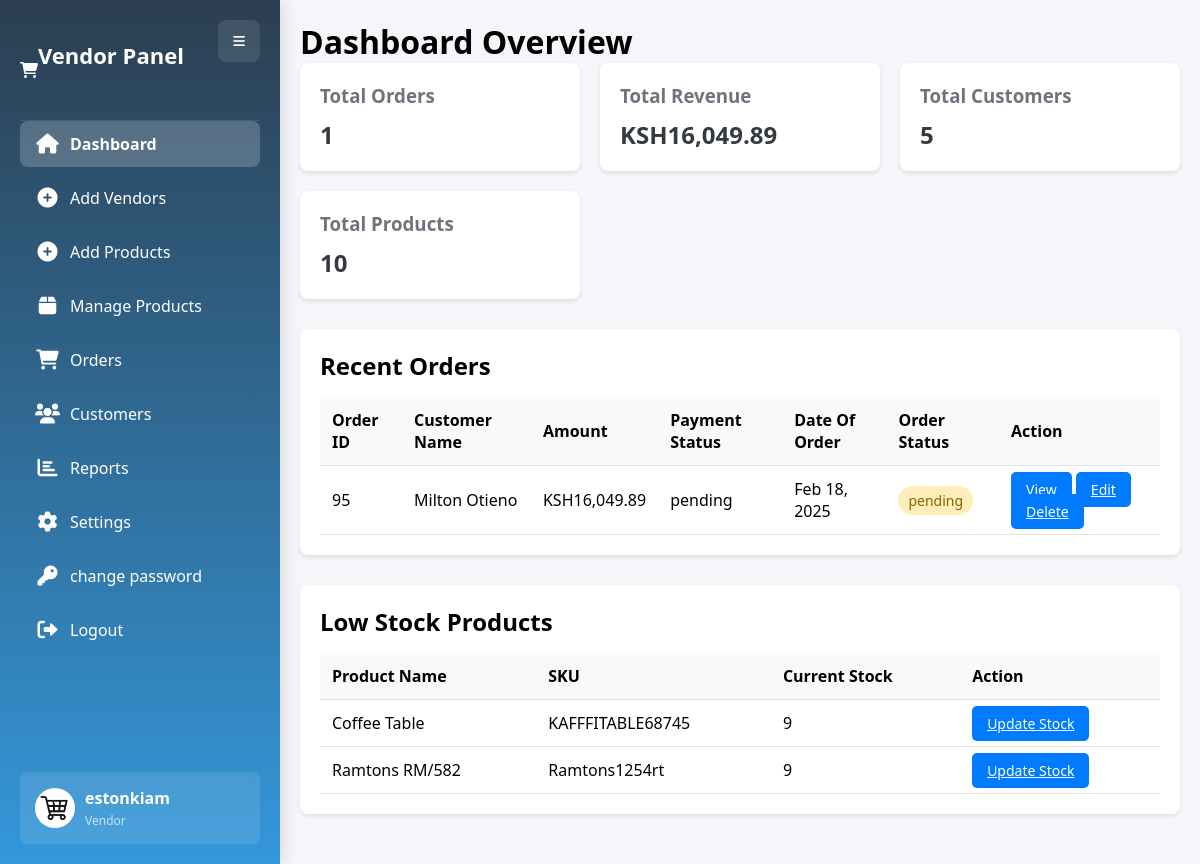
/admin/dashboard.php (signed in), run on an earlier commit of the app's database.
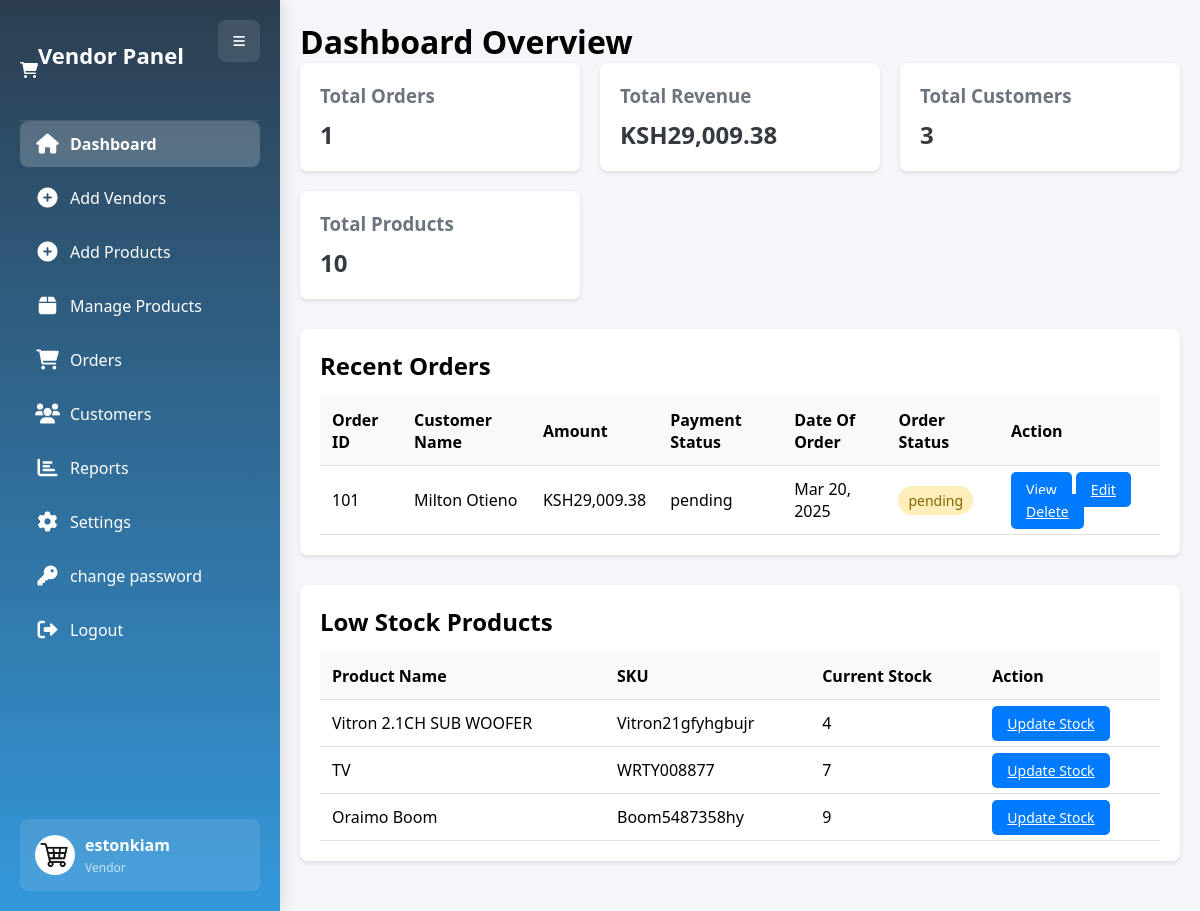
And on a later commit of the database.
### tables this page shows
CREATE TABLE `orders` (
  `id` int(11) NOT NULL,
  `customer_id` int(11) NOT NULL,
  `total_amount` decimal(10,2) NOT NULL DEFAULT 0.00,
  `shipping_address` varchar(255) NOT NULL,
  `city` varchar(100) NOT NULL,
  `phone` varchar(20) NOT NULL,
  `payment_method` enum('mpesa','card','cash') NOT NULL,
  `payment_status` enum('pending','paid','failed') DEFAULT 'pending',
  `status` enum('pending','processing','shipped','delivered','cancelled') DEFAULT 'pending',
  `transaction_id` varchar(100) DEFAULT NULL,
  `created_at` timestamp NOT NULL DEFAULT current_timestamp(),
  `updated_at` timestamp NOT NULL DEFAULT current_timestamp() ON UPDATE current_timestamp(),
  `product_details` text DEFAULT NULL
);

CREATE TABLE `products` (
  `id` int(11) NOT NULL,
  `name` varchar(255) NOT NULL,
  `sku` varchar(50) NOT NULL,
  `category` enum('Official Stores','Phones & Tablets','TVs & Audio','Appliances','Health & Beauty','Home & Office','Fashion','Computing','Supermarket','Baby Products','Sporting Goods') NOT NULL,
  `description` text NOT NULL,
  `price` decimal(10,2) NOT NULL,
  `image` varchar(255) NOT NULL,
  `stock_quantity` int(11) DEFAULT 0,
  `status` enum('active','inactive') DEFAULT 'active',
  `created_at` timestamp NOT NULL DEFAULT current_timestamp(),
  `updated_at` timestamp NOT NULL DEFAULT current_timestamp() ON UPDATE current_timestamp(),
  `percentage_discount` decimal(5,2) DEFAULT 0.00,
  `discounted_price` decimal(10,2) GENERATED ALWAYS AS (`price` - `price` * `percentage_discount` / 100) STORED
);

### admin/dashboard.php (the view, shortened to what this page needs)
<?php
require 'include/db_connection.php';
$total_orders = $conn->query("SELECT COUNT(*) as count FROM orders")->fetch_assoc()['count'];
$total_revenue = $conn->query("SELECT SUM(total_amount) as sum FROM orders")->fetch_assoc()['sum'];
$total_customers = $conn->query("SELECT COUNT(*) as count FROM customers")->fetch_assoc()['count'];
$total_products = $conn->query("SELECT COUNT(*) as count FROM products")->fetch_assoc()['count'];
$recent_orders = $conn->query("
    SELECT
        o.*,
        CONCAT(c.first_name, ' ', c.last_name) AS customer_name
    FROM orders o
    JOIN customers c ON o.customer_id = c.customer_id
    ORDER BY o.created_at DESC
    LIMIT 5
");
$low_stock_products = $conn->query("
    SELECT * FROM products
    WHERE stock_quantity < 10
    ORDER BY stock_quantity ASC
");
?>
<!DOCTYPE html>
<html lang="en">
<head>
    <link href="https://cdnjs.cloudflare.com/ajax/libs/font-awesome/6.0.0/css/all.min.css" rel="stylesheet">
    <link rel="stylesheet" href="assets/css/admindash.css">
</head>
<body>
<?php include('include/sidebar.php'); ?>
        <div class="main-content">
            <h1>Dashboard Overview</h1>
            <div class="stats-grid">
                <div class="stat-card">
                    <h3>Total Orders</h3>
                    <div class="value"><?php echo $total_orders; ?></div>
                </div>
                <div class="stat-card">
                    <h3>Total Revenue</h3>
                    <div class="value">KSH<?php echo number_format($total_revenue, 2); ?></div>
                </div>
                <div class="stat-card">
                    <h3>Total Customers</h3>
                    <div class="value"><?php echo $total_customers; ?></div>
                </div>
                <div class="stat-card">
                    <h3>Total Products</h3>
                    <div class="value"><?php echo $total_products; ?></div>
                </div>
            </div>
            <div class="recent-orders">
                <h2>Recent Orders</h2>
                <table>
                    <thead>
                        <tr>
                            <th>Order ID</th>
                            <th>Customer Name</th>
                            <th>Amount</th>
                            <th>Payment Status</th>
                            <th>Date Of Order</th>
                            <th>Order Status</th>
                            <th>Action</th>
                        </tr>
                    </thead>
                    <tbody>
                        <?php while($order = $recent_orders->fetch_assoc()): ?>
                        <tr>
                            <td><?php echo $order['id']; ?></td>
                            <td><?php echo htmlspecialchars($order['customer_name']); ?></td>
                            <td>KSH<?php echo number_format($order['total_amount'], 2); ?></td>
                            <td><?php echo htmlspecialchars($order['payment_status']); ?></td>
                            <td><?php echo date('M d, Y', strtotime($order['created_at'])); ?></td>
                            <td>
                                <span class="status <?php echo strtolower($order['status']); ?>">
                                    <?php echo $order['status']; ?>
                                </span>
                            </td>
                            <td>
                                <a href="view_order.php?id=<?php echo $order['id']; ?>" class="btn btn-primary">View</a>
                                <a href="edit_order.php?id=<?php echo $order['id']; ?>" class="btn btn-primary">Edit</a>
                                <a href="delete_order.php?id=<?php echo $order['id']; ?>" class="btn btn-primary">Delete</a>
                            </td>
                        </tr>
                        <?php endwhile; ?>
                    </tbody>
                </table>
            </div>
            <div class="low-stock">
                <h2>Low Stock Products</h2>
                <table>
                    <thead>
                        <tr>
                            <th>Product Name</th>
                            <th>SKU</th>
                            <th>Current Stock</th>
                            <th>Action</th>
                        </tr>
                    </thead>
                    <tbody>
                        <?php while($product = $low_stock_products->fetch_assoc()): ?>
                        <tr>
                            <td><?php echo htmlspecialchars($product['name']); ?></td>
                            <td><?php echo htmlspecialchars($product['sku']); ?></td>
                            <td><?php echo $product['stock_quantity']; ?></td>
                            <td>
                                <a href="editproduct.php?id=<?php echo $product['id']; ?>" class="btn btn-primary">Update Stock</a>
                            </td>
                        </tr>
                        <?php endwhile; ?>
                    </tbody>
                </table>
            </div>
        </div>
</body>
</html>

What changed in the data, as far as the page shows it:
removed orders: id "95", customer_name "Milton Otieno", total_amount "16,049.89", payment_status "pending", created_at "Feb 18, 2025", status "pending"
no longer on this page (row edited): products: name "Coffee Table", sku "KAFFFITABLE68745", stock_quantity "9"
no longer on this page (row edited): products: name "Ramtons RM/582", sku "Ramtons1254rt", stock_quantity "9"
added orders: id "101", customer_name "Milton Otieno", total_amount "29,009.38", payment_status "pending", created_at "Mar 20, 2025", status "pending"
now on this page (row edited): products: name "Vitron 2.1CH SUB WOOFER", sku "Vitron21gfyhgbujr", stock_quantity "4"
now on this page (row edited): products: name "TV", sku "WRTY008877", stock_quantity "7"
now on this page (row edited): products: name "Oraimo Boom", sku "Boom5487358hy", stock_quantity "9"
Also different on the page:
$total_revenue: "16,049.89" → "29,009.38"
$total_customers: "5" → "3"
